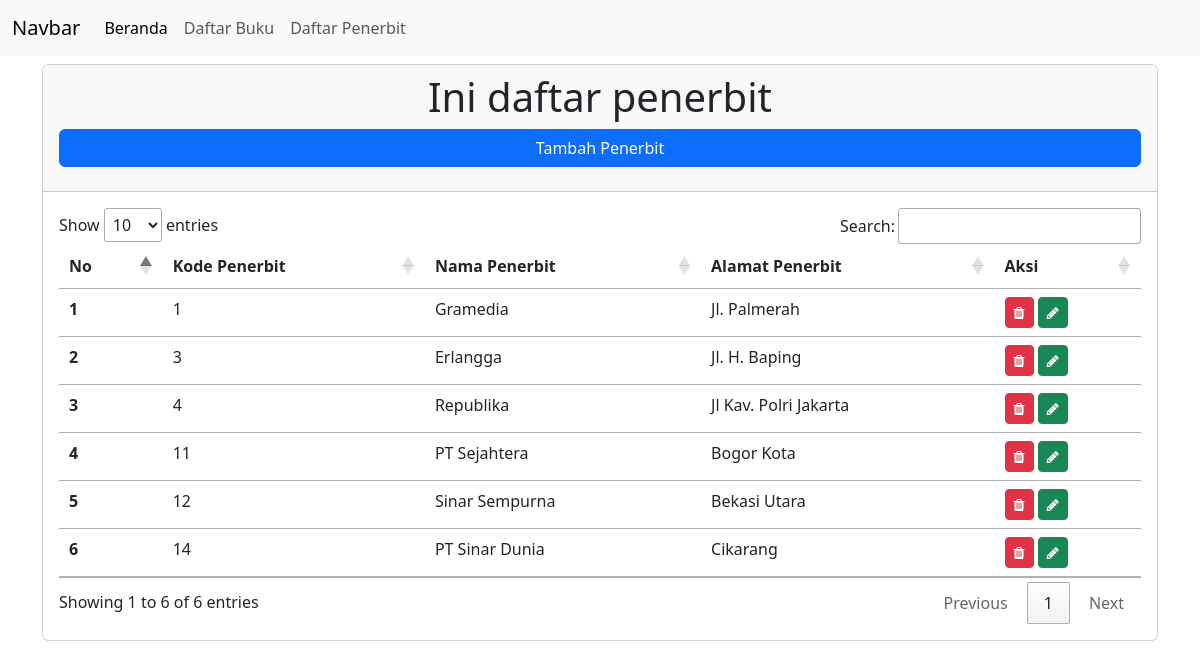
/index.php/pages/daftarPenerbit, run on the app's committed database.
### tables this page shows
CREATE TABLE `tb_penerbit` (
  `kode_penerbit` int(11) NOT NULL,
  `nama_penerbit` varchar(255) NOT NULL,
  `alamat_penerbit` text DEFAULT NULL
);

### application/controllers/Pages.php (called while the page is built, shortened)
<?php
class Pages extends CI_Controller {
    public function __construct()
	{
       $this->load->model('Model_buku');
       $this->load->model('Model_penerbit');
	}
	public function daftarPenerbit()
	{
		$this->load->model('Model_penerbit');
		$data['data_penerbit'] = $this->Model_penerbit->get_all_penerbit()->result_array();
		$data['title'] = "Daftar Penerbit";
		$this->load->view('templates/header', $data);
		$this->load->view('daftarPenerbit', $data);
		$this->load->view('templates/modal-penerbit');
		$this->load->view('templates/footer');
	}
}

### index.php (called while the page is built, shortened)
<?php
require_once BASEPATH.'core/CodeIgniter.php';

### application/models/Model_penerbit.php (called while the page is built, shortened)
<?php
class Model_penerbit extends CI_Model {
	public function get_all_penerbit()
	{
        $this->db->select('*');
        $this->db->from('tb_penerbit');
        $query = $this->db->get();
        return $query;
	}
}

### application/views/daftarpenerbit.php (the view, shortened to what this page needs)
<div class="card mt-2">
    <div class="card-header text-center">
        <h1>Ini daftar penerbit</h1>
        <button type="button" class="btn btn-primary col-12 mb-3" data-bs-toggle="modal" data-bs-target="#exampleModal">
            Tambah Penerbit
        </button>
    </div>
    <div class="card-body">
        <table class="table table-sm" id="myTable">
            <thead>
                <tr>
                    <th scope="col">No</th>
                    <th scope="col">Kode Penerbit</th>
                    <th scope="col">Nama Penerbit</th>
                    <th scope="col">Alamat Penerbit</th>
                    <th scope="col">Aksi</th>
                </tr>
            </thead>
            <tbody class="table-group-divider">
                <?php $no = 1;
                    foreach($data_penerbit as $row){?>
                <tr>
                    <th scope="row"><?= $no++;?></th>
                    <td><?= $row['kode_penerbit'];?></td>
                    <td><?= $row['nama_penerbit'];?></td>
                    <td><?= $row['alamat_penerbit'];?></td>
                    <td>
                        <a href="<?= base_url('pages/hapus_penerbit/').$row['kode_penerbit'];?>"
                            class="btn btn-danger btn-sm" onclick="return confirm('Hapus data ini?')">
                            <i class="fa fa-trash" aria-hidden="true"></i>
                        </a>
                        <a href="<?= base_url('pages/show_edit_penerbit/').$row['kode_penerbit'];?>"
                            class="btn btn-success btn-sm">
                            <i class="fa fa-pencil"></i>
                        </a>
                    </td>
                <?php }?>
            </tbody>
        </table>
    </div>
</div>

### application/views/templates/header.php (shortened to what this page needs)
<!doctype html>
<html lang="en">
  <head>
    <link href="https://cdn.jsdelivr.net/npm/bootstrap@5.3.0/dist/css/bootstrap.min.css" rel="stylesheet">
    <link href = "//cdn.datatables.net/1.13.5/css/jquery.dataTables.min.css" rel = "stylesheet"/>
    <link href="<?= base_url('assets/font-awesome-4.7.0/css/font-awesome.min.css');?>" rel = "stylesheet"/>
  </head>
  <body>
  <nav class="navbar navbar-expand-lg bg-body-tertiary">
  <div class="container-fluid">
    <a class="navbar-brand" href="#">Navbar</a>
    <div class="collapse navbar-collapse" id="navbarNavAltMarkup">
      <div class="navbar-nav">
        <a class="nav-link active" aria-current="page" href="<?php echo base_url();?>">Beranda</a>
        <a class="nav-link" href="<?php echo base_url('pages/daftarbuku');?>">Daftar Buku</a>
        <a class="nav-link" href="<?php echo base_url('pages/daftarpenerbit');?>">Daftar Penerbit</a>
      </div>
    </div>
  </div>
</nav>
<div class = "container">

### application/views/templates/footer.php (shortened to what this page needs)
</div>
  </body>
</html>

### data on the page
tb_penerbit: kode_penerbit "1", nama_penerbit "Gramedia", alamat_penerbit "Jl. Palmerah"
tb_penerbit: kode_penerbit "3", nama_penerbit "Erlangga", alamat_penerbit "Jl. H. Baping"
tb_penerbit: kode_penerbit "4", nama_penerbit "Republika", alamat_penerbit "Jl Kav. Polri Jakarta"
tb_penerbit: kode_penerbit "11", nama_penerbit "PT Sejahtera", alamat_penerbit "Bogor Kota"
tb_penerbit: kode_penerbit "12", nama_penerbit "Sinar Sempurna", alamat_penerbit "Bekasi Utara"
tb_penerbit: kode_penerbit "14", nama_penerbit "PT Sinar Dunia", alamat_penerbit "Cikarang"
